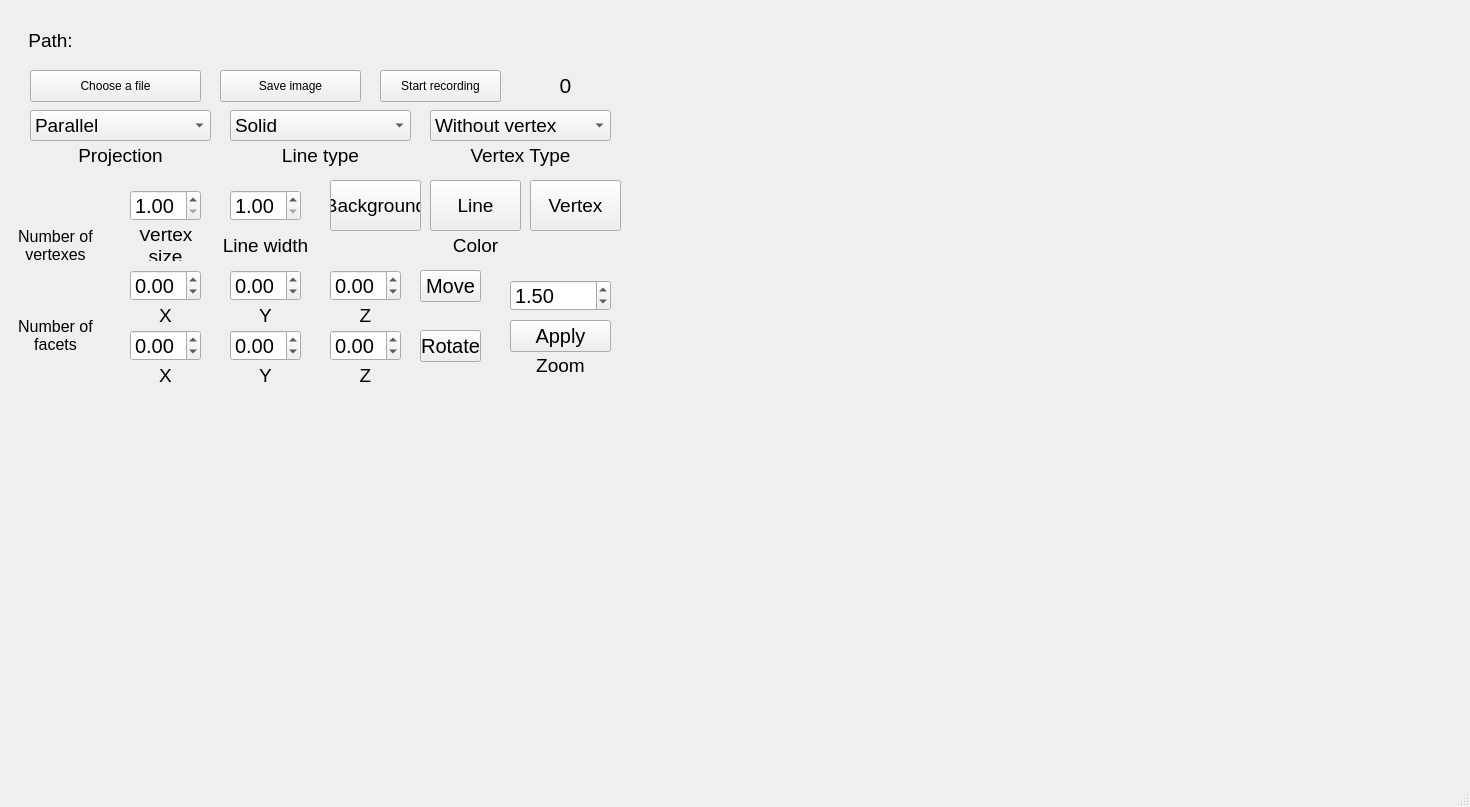
<?xml version="1.0" encoding="UTF-8"?>
<ui version="4.0">
 <class>MainWindow</class>
 <widget class="QMainWindow" name="MainWindow">
  <property name="geometry">
   <rect>
    <x>0</x>
    <y>0</y>
    <width>1470</width>
    <height>807</height>
   </rect>
  </property>
  <property name="baseSize">
   <size>
    <width>1400</width>
    <height>820</height>
   </size>
  </property>
  <property name="windowTitle">
   <string>MainWindow</string>
  </property>
  <widget class="QWidget" name="centralwidget">
   <widget class="QLabel" name="label">
    <property name="geometry">
     <rect>
      <x>80</x>
      <y>20</y>
      <width>531</width>
      <height>41</height>
     </rect>
    </property>
    <property name="text">
     <string/>
    </property>
    <property name="alignment">
     <set>Qt::AlignCenter</set>
    </property>
    <property name="wordWrap">
     <bool>true</bool>
    </property>
   </widget>
   <widget class="QLabel" name="label_3">
    <property name="geometry">
     <rect>
      <x>10</x>
      <y>230</y>
      <width>91</width>
      <height>31</height>
     </rect>
    </property>
    <property name="font">
     <font>
      <pointsize>12</pointsize>
     </font>
    </property>
    <property name="text">
     <string>Number of vertexes</string>
    </property>
    <property name="alignment">
     <set>Qt::AlignCenter</set>
    </property>
    <property name="wordWrap">
     <bool>true</bool>
    </property>
   </widget>
   <widget class="QLabel" name="label_number_of_v">
    <property name="geometry">
     <rect>
      <x>10</x>
      <y>190</y>
      <width>91</width>
      <height>31</height>
     </rect>
    </property>
    <property name="font">
     <font>
      <pointsize>13</pointsize>
      <bold>false</bold>
     </font>
    </property>
    <property name="text">
     <string/>
    </property>
    <property name="alignment">
     <set>Qt::AlignCenter</set>
    </property>
    <property name="wordWrap">
     <bool>true</bool>
    </property>
   </widget>
   <widget class="QLabel" name="label_number_of_f">
    <property name="geometry">
     <rect>
      <x>10</x>
      <y>280</y>
      <width>91</width>
      <height>31</height>
     </rect>
    </property>
    <property name="font">
     <font>
      <pointsize>13</pointsize>
      <bold>false</bold>
     </font>
    </property>
    <property name="text">
     <string/>
    </property>
    <property name="alignment">
     <set>Qt::AlignCenter</set>
    </property>
    <property name="wordWrap">
     <bool>true</bool>
    </property>
   </widget>
   <widget class="QLabel" name="label_4">
    <property name="geometry">
     <rect>
      <x>10</x>
      <y>320</y>
      <width>91</width>
      <height>31</height>
     </rect>
    </property>
    <property name="font">
     <font>
      <pointsize>12</pointsize>
     </font>
    </property>
    <property name="text">
     <string>Number of facets</string>
    </property>
    <property name="alignment">
     <set>Qt::AlignCenter</set>
    </property>
    <property name="wordWrap">
     <bool>true</bool>
    </property>
   </widget>
   <widget class="QComboBox" name="comboBox_projection">
    <property name="geometry">
     <rect>
      <x>30</x>
      <y>110</y>
      <width>181</width>
      <height>31</height>
     </rect>
    </property>
    <property name="font">
     <font>
      <pointsize>14</pointsize>
     </font>
    </property>
    <item>
     <property name="text">
      <string>Parallel</string>
     </property>
    </item>
    <item>
     <property name="text">
      <string>Central</string>
     </property>
    </item>
   </widget>
   <widget class="QLabel" name="label_5">
    <property name="geometry">
     <rect>
      <x>70</x>
      <y>140</y>
      <width>101</width>
      <height>31</height>
     </rect>
    </property>
    <property name="font">
     <font>
      <pointsize>14</pointsize>
     </font>
    </property>
    <property name="text">
     <string>Projection</string>
    </property>
    <property name="alignment">
     <set>Qt::AlignCenter</set>
    </property>
    <property name="wordWrap">
     <bool>true</bool>
    </property>
   </widget>
   <widget class="QLabel" name="label_7">
    <property name="geometry">
     <rect>
      <x>270</x>
      <y>140</y>
      <width>101</width>
      <height>31</height>
     </rect>
    </property>
    <property name="font">
     <font>
      <pointsize>14</pointsize>
     </font>
    </property>
    <property name="text">
     <string>Line type</string>
    </property>
    <property name="alignment">
     <set>Qt::AlignCenter</set>
    </property>
    <property name="wordWrap">
     <bool>true</bool>
    </property>
   </widget>
   <widget class="QComboBox" name="comboBox_lineType">
    <property name="geometry">
     <rect>
      <x>230</x>
      <y>110</y>
      <width>181</width>
      <height>31</height>
     </rect>
    </property>
    <property name="font">
     <font>
      <pointsize>14</pointsize>
     </font>
    </property>
    <item>
     <property name="text">
      <string>Solid</string>
     </property>
    </item>
    <item>
     <property name="text">
      <string>Dashed</string>
     </property>
    </item>
   </widget>
   <widget class="QPushButton" name="pushButton_zoom">
    <property name="geometry">
     <rect>
      <x>510</x>
      <y>320</y>
      <width>101</width>
      <height>32</height>
     </rect>
    </property>
    <property name="font">
     <font>
      <pointsize>15</pointsize>
     </font>
    </property>
    <property name="text">
     <string>Apply</string>
    </property>
   </widget>
   <widget class="QDoubleSpinBox" name="doubleSpinBox_zoomVal">
    <property name="geometry">
     <rect>
      <x>510</x>
      <y>280</y>
      <width>101</width>
      <height>31</height>
     </rect>
    </property>
    <property name="font">
     <font>
      <pointsize>15</pointsize>
     </font>
    </property>
    <property name="minimum">
     <double>0.100000000000000</double>
    </property>
    <property name="maximum">
     <double>5.000000000000000</double>
    </property>
    <property name="value">
     <double>1.500000000000000</double>
    </property>
   </widget>
   <widget class="QLabel" name="label_8">
    <property name="geometry">
     <rect>
      <x>500</x>
      <y>350</y>
      <width>121</width>
      <height>31</height>
     </rect>
    </property>
    <property name="font">
     <font>
      <pointsize>14</pointsize>
     </font>
    </property>
    <property name="text">
     <string>Zoom</string>
    </property>
    <property name="alignment">
     <set>Qt::AlignCenter</set>
    </property>
    <property name="wordWrap">
     <bool>true</bool>
    </property>
   </widget>
   <widget class="QLabel" name="label_9">
    <property name="geometry">
     <rect>
      <x>120</x>
      <y>230</y>
      <width>91</width>
      <height>31</height>
     </rect>
    </property>
    <property name="font">
     <font>
      <pointsize>14</pointsize>
     </font>
    </property>
    <property name="text">
     <string>Vertex size</string>
    </property>
    <property name="alignment">
     <set>Qt::AlignCenter</set>
    </property>
    <property name="wordWrap">
     <bool>true</bool>
    </property>
   </widget>
   <widget class="QComboBox" name="comboBox_V_type">
    <property name="geometry">
     <rect>
      <x>430</x>
      <y>110</y>
      <width>181</width>
      <height>31</height>
     </rect>
    </property>
    <property name="font">
     <font>
      <pointsize>14</pointsize>
     </font>
    </property>
    <item>
     <property name="text">
      <string>Without vertex</string>
     </property>
    </item>
    <item>
     <property name="text">
      <string>Square</string>
     </property>
    </item>
    <item>
     <property name="text">
      <string>Circle</string>
     </property>
    </item>
   </widget>
   <widget class="QLabel" name="label_10">
    <property name="geometry">
     <rect>
      <x>470</x>
      <y>140</y>
      <width>101</width>
      <height>31</height>
     </rect>
    </property>
    <property name="font">
     <font>
      <pointsize>14</pointsize>
     </font>
    </property>
    <property name="text">
     <string>Vertex Type</string>
    </property>
    <property name="alignment">
     <set>Qt::AlignCenter</set>
    </property>
    <property name="wordWrap">
     <bool>true</bool>
    </property>
   </widget>
   <widget class="QLabel" name="label_11">
    <property name="geometry">
     <rect>
      <x>220</x>
      <y>230</y>
      <width>91</width>
      <height>31</height>
     </rect>
    </property>
    <property name="font">
     <font>
      <pointsize>14</pointsize>
     </font>
    </property>
    <property name="text">
     <string>Line width</string>
    </property>
    <property name="alignment">
     <set>Qt::AlignCenter</set>
    </property>
    <property name="wordWrap">
     <bool>true</bool>
    </property>
   </widget>
   <widget class="QPushButton" name="pushButton_move">
    <property name="geometry">
     <rect>
      <x>420</x>
      <y>270</y>
      <width>61</width>
      <height>32</height>
     </rect>
    </property>
    <property name="font">
     <font>
      <pointsize>15</pointsize>
     </font>
    </property>
    <property name="text">
     <string>Move</string>
    </property>
   </widget>
   <widget class="QPushButton" name="pushButton_rotate">
    <property name="geometry">
     <rect>
      <x>420</x>
      <y>330</y>
      <width>61</width>
      <height>32</height>
     </rect>
    </property>
    <property name="font">
     <font>
      <pointsize>15</pointsize>
     </font>
    </property>
    <property name="text">
     <string>Rotate</string>
    </property>
   </widget>
   <widget class="QLabel" name="label_12">
    <property name="geometry">
     <rect>
      <x>120</x>
      <y>300</y>
      <width>91</width>
      <height>31</height>
     </rect>
    </property>
    <property name="font">
     <font>
      <pointsize>14</pointsize>
     </font>
    </property>
    <property name="text">
     <string>X</string>
    </property>
    <property name="alignment">
     <set>Qt::AlignCenter</set>
    </property>
    <property name="wordWrap">
     <bool>true</bool>
    </property>
   </widget>
   <widget class="QLabel" name="label_13">
    <property name="geometry">
     <rect>
      <x>220</x>
      <y>300</y>
      <width>91</width>
      <height>31</height>
     </rect>
    </property>
    <property name="font">
     <font>
      <pointsize>14</pointsize>
     </font>
    </property>
    <property name="text">
     <string>Y</string>
    </property>
    <property name="alignment">
     <set>Qt::AlignCenter</set>
    </property>
    <property name="wordWrap">
     <bool>true</bool>
    </property>
   </widget>
   <widget class="QLabel" name="label_14">
    <property name="geometry">
     <rect>
      <x>320</x>
      <y>300</y>
      <width>91</width>
      <height>31</height>
     </rect>
    </property>
    <property name="font">
     <font>
      <pointsize>14</pointsize>
     </font>
    </property>
    <property name="text">
     <string>Z</string>
    </property>
    <property name="alignment">
     <set>Qt::AlignCenter</set>
    </property>
    <property name="wordWrap">
     <bool>true</bool>
    </property>
   </widget>
   <widget class="QLabel" name="label_15">
    <property name="geometry">
     <rect>
      <x>320</x>
      <y>360</y>
      <width>91</width>
      <height>31</height>
     </rect>
    </property>
    <property name="font">
     <font>
      <pointsize>14</pointsize>
     </font>
    </property>
    <property name="text">
     <string>Z</string>
    </property>
    <property name="alignment">
     <set>Qt::AlignCenter</set>
    </property>
    <property name="wordWrap">
     <bool>true</bool>
    </property>
   </widget>
   <widget class="QLabel" name="label_16">
    <property name="geometry">
     <rect>
      <x>220</x>
      <y>360</y>
      <width>91</width>
      <height>31</height>
     </rect>
    </property>
    <property name="font">
     <font>
      <pointsize>14</pointsize>
     </font>
    </property>
    <property name="text">
     <string>Y</string>
    </property>
    <property name="alignment">
     <set>Qt::AlignCenter</set>
    </property>
    <property name="wordWrap">
     <bool>true</bool>
    </property>
   </widget>
   <widget class="QLabel" name="label_17">
    <property name="geometry">
     <rect>
      <x>120</x>
      <y>360</y>
      <width>91</width>
      <height>31</height>
     </rect>
    </property>
    <property name="font">
     <font>
      <pointsize>14</pointsize>
     </font>
    </property>
    <property name="text">
     <string>X</string>
    </property>
    <property name="alignment">
     <set>Qt::AlignCenter</set>
    </property>
    <property name="wordWrap">
     <bool>true</bool>
    </property>
   </widget>
   <widget class="QDoubleSpinBox" name="doubleSpinBox_move_x">
    <property name="geometry">
     <rect>
      <x>130</x>
      <y>270</y>
      <width>71</width>
      <height>31</height>
     </rect>
    </property>
    <property name="font">
     <font>
      <pointsize>15</pointsize>
     </font>
    </property>
    <property name="minimum">
     <double>-50.000000000000000</double>
    </property>
   </widget>
   <widget class="QDoubleSpinBox" name="doubleSpinBox_move_y">
    <property name="geometry">
     <rect>
      <x>230</x>
      <y>270</y>
      <width>71</width>
      <height>31</height>
     </rect>
    </property>
    <property name="font">
     <font>
      <pointsize>15</pointsize>
     </font>
    </property>
    <property name="minimum">
     <double>-50.000000000000000</double>
    </property>
   </widget>
   <widget class="QDoubleSpinBox" name="doubleSpinBox_move_z">
    <property name="geometry">
     <rect>
      <x>330</x>
      <y>270</y>
      <width>71</width>
      <height>31</height>
     </rect>
    </property>
    <property name="font">
     <font>
      <pointsize>15</pointsize>
     </font>
    </property>
    <property name="minimum">
     <double>-50.000000000000000</double>
    </property>
    <property name="value">
     <double>0.000000000000000</double>
    </property>
   </widget>
   <widget class="QPushButton" name="pushButton_back_col">
    <property name="geometry">
     <rect>
      <x>330</x>
      <y>180</y>
      <width>91</width>
      <height>51</height>
     </rect>
    </property>
    <property name="font">
     <font>
      <pointsize>14</pointsize>
     </font>
    </property>
    <property name="acceptDrops">
     <bool>false</bool>
    </property>
    <property name="text">
     <string>Background</string>
    </property>
   </widget>
   <widget class="QPushButton" name="pushButton_line_col">
    <property name="geometry">
     <rect>
      <x>430</x>
      <y>180</y>
      <width>91</width>
      <height>51</height>
     </rect>
    </property>
    <property name="font">
     <font>
      <pointsize>14</pointsize>
     </font>
    </property>
    <property name="acceptDrops">
     <bool>false</bool>
    </property>
    <property name="text">
     <string>Line</string>
    </property>
   </widget>
   <widget class="QPushButton" name="pushButton_ver_col">
    <property name="geometry">
     <rect>
      <x>530</x>
      <y>180</y>
      <width>91</width>
      <height>51</height>
     </rect>
    </property>
    <property name="font">
     <font>
      <pointsize>14</pointsize>
     </font>
    </property>
    <property name="acceptDrops">
     <bool>false</bool>
    </property>
    <property name="text">
     <string>Vertex</string>
    </property>
   </widget>
   <widget class="QDoubleSpinBox" name="doubleSpinBox_rotate_x">
    <property name="geometry">
     <rect>
      <x>130</x>
      <y>330</y>
      <width>71</width>
      <height>31</height>
     </rect>
    </property>
    <property name="font">
     <font>
      <pointsize>15</pointsize>
     </font>
    </property>
    <property name="minimum">
     <double>-50.000000000000000</double>
    </property>
   </widget>
   <widget class="QDoubleSpinBox" name="doubleSpinBox_rotate_y">
    <property name="geometry">
     <rect>
      <x>230</x>
      <y>330</y>
      <width>71</width>
      <height>31</height>
     </rect>
    </property>
    <property name="font">
     <font>
      <pointsize>15</pointsize>
     </font>
    </property>
    <property name="minimum">
     <double>-50.000000000000000</double>
    </property>
   </widget>
   <widget class="QDoubleSpinBox" name="doubleSpinBox_rotate_z">
    <property name="geometry">
     <rect>
      <x>330</x>
      <y>330</y>
      <width>71</width>
      <height>31</height>
     </rect>
    </property>
    <property name="font">
     <font>
      <pointsize>15</pointsize>
     </font>
    </property>
    <property name="minimum">
     <double>-50.000000000000000</double>
    </property>
   </widget>
   <widget class="QLabel" name="label_18">
    <property name="geometry">
     <rect>
      <x>430</x>
      <y>230</y>
      <width>91</width>
      <height>31</height>
     </rect>
    </property>
    <property name="font">
     <font>
      <pointsize>14</pointsize>
     </font>
    </property>
    <property name="text">
     <string>Color</string>
    </property>
    <property name="alignment">
     <set>Qt::AlignCenter</set>
    </property>
    <property name="wordWrap">
     <bool>true</bool>
    </property>
   </widget>
   <widget class="QDoubleSpinBox" name="doubleSpinBox_v_size">
    <property name="geometry">
     <rect>
      <x>130</x>
      <y>190</y>
      <width>71</width>
      <height>31</height>
     </rect>
    </property>
    <property name="font">
     <font>
      <pointsize>15</pointsize>
     </font>
    </property>
    <property name="minimum">
     <double>1.000000000000000</double>
    </property>
   </widget>
   <widget class="QDoubleSpinBox" name="doubleSpinBox_line_width">
    <property name="geometry">
     <rect>
      <x>230</x>
      <y>190</y>
      <width>71</width>
      <height>31</height>
     </rect>
    </property>
    <property name="font">
     <font>
      <pointsize>15</pointsize>
     </font>
    </property>
    <property name="minimum">
     <double>1.000000000000000</double>
    </property>
   </widget>
   <widget class="QLabel" name="Image">
    <property name="geometry">
     <rect>
      <x>20</x>
      <y>400</y>
      <width>611</width>
      <height>361</height>
     </rect>
    </property>
    <property name="text">
     <string/>
    </property>
    <property name="pixmap">
     <pixmap>img/fi.jpeg</pixmap>
    </property>
   </widget>
   <widget class="QPushButton" name="pushButton_start_gif">
    <property name="geometry">
     <rect>
      <x>380</x>
      <y>70</y>
      <width>121</width>
      <height>32</height>
     </rect>
    </property>
    <property name="text">
     <string>Start recording</string>
    </property>
   </widget>
   <widget class="QPushButton" name="pushButton_edit">
    <property name="geometry">
     <rect>
      <x>30</x>
      <y>70</y>
      <width>171</width>
      <height>32</height>
     </rect>
    </property>
    <property name="text">
     <string>Choose a file</string>
    </property>
   </widget>
   <widget class="QLabel" name="label_timer">
    <property name="geometry">
     <rect>
      <x>520</x>
      <y>70</y>
      <width>91</width>
      <height>31</height>
     </rect>
    </property>
    <property name="font">
     <font>
      <pointsize>16</pointsize>
     </font>
    </property>
    <property name="text">
     <string>0</string>
    </property>
    <property name="alignment">
     <set>Qt::AlignCenter</set>
    </property>
   </widget>
   <widget class="QPushButton" name="pushButton_save_image">
    <property name="geometry">
     <rect>
      <x>220</x>
      <y>70</y>
      <width>141</width>
      <height>32</height>
     </rect>
    </property>
    <property name="text">
     <string>Save image</string>
    </property>
   </widget>
   <widget class="Widget" name="widget" native="true">
    <property name="geometry">
     <rect>
      <x>640</x>
      <y>0</y>
      <width>831</width>
      <height>781</height>
     </rect>
    </property>
   </widget>
   <widget class="QLabel" name="label_19">
    <property name="geometry">
     <rect>
      <x>20</x>
      <y>20</y>
      <width>61</width>
      <height>41</height>
     </rect>
    </property>
    <property name="font">
     <font>
      <pointsize>14</pointsize>
     </font>
    </property>
    <property name="text">
     <string>Path:</string>
    </property>
    <property name="alignment">
     <set>Qt::AlignCenter</set>
    </property>
    <property name="wordWrap">
     <bool>true</bool>
    </property>
   </widget>
  </widget>
  <widget class="QStatusBar" name="statusbar"/>
 </widget>
 <customwidgets>
  <customwidget>
   <class>Widget</class>
   <extends>QWidget</extends>
   <header>widget.h</header>
   <container>1</container>
  </customwidget>
 </customwidgets>
 <resources/>
 <connections/>
</ui>
